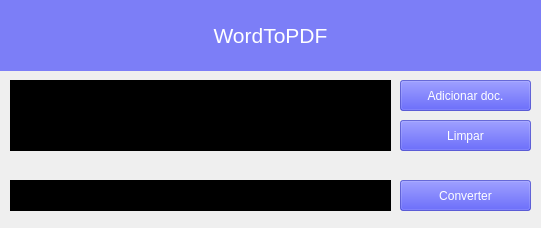
<?xml version="1.0" encoding="UTF-8"?>
<ui version="4.0">
 <class>designWord</class>
 <widget class="QWidget" name="designWord">
  <property name="geometry">
   <rect>
    <x>0</x>
    <y>0</y>
    <width>541</width>
    <height>228</height>
   </rect>
  </property>
  <property name="font">
   <font>
    <family>Segoe UI Historic</family>
   </font>
  </property>
  <property name="windowTitle">
   <string>WordToPDF</string>
  </property>
  <property name="styleSheet">
   <string notr="true">background-image: url(:/bgword/images/textureBg11.png);</string>
  </property>
  <widget class="QLabel" name="label">
   <property name="geometry">
    <rect>
     <x>0</x>
     <y>0</y>
     <width>541</width>
     <height>71</height>
    </rect>
   </property>
   <property name="font">
    <font>
     <family>Segoe UI Historic</family>
     <stylestrategy>PreferAntialias</stylestrategy>
    </font>
   </property>
   <property name="styleSheet">
    <string notr="true">background: transparent;
background-color: rgba(8, 12, 255, 0.5);</string>
   </property>
   <property name="text">
    <string>&lt;html&gt;&lt;head/&gt;&lt;body&gt;&lt;p&gt;&lt;span style=&quot; font-size:16pt; color:#ffffff;&quot;&gt;WordToPDF&lt;/span&gt;&lt;/p&gt;&lt;/body&gt;&lt;/html&gt;</string>
   </property>
   <property name="alignment">
    <set>Qt::AlignCenter</set>
   </property>
  </widget>
  <widget class="QPushButton" name="btnArquivo">
   <property name="geometry">
    <rect>
     <x>400</x>
     <y>80</y>
     <width>131</width>
     <height>31</height>
    </rect>
   </property>
   <property name="font">
    <font>
     <family>Segoe UI Historic</family>
     <pointsize>9</pointsize>
     <stylestrategy>PreferAntialias</stylestrategy>
    </font>
   </property>
   <property name="cursor">
    <cursorShape>PointingHandCursor</cursorShape>
   </property>
   <property name="whatsThis">
    <string/>
   </property>
   <property name="accessibleDescription">
    <string extracomment=" "/>
   </property>
   <property name="styleSheet">
    <string notr="true">background-color: rgba(8, 12, 255, 0.5);
color: rgb(255, 255, 255);</string>
   </property>
   <property name="text">
    <string>Adicionar doc.</string>
   </property>
  </widget>
  <widget class="QPushButton" name="btnClear">
   <property name="geometry">
    <rect>
     <x>400</x>
     <y>120</y>
     <width>131</width>
     <height>31</height>
    </rect>
   </property>
   <property name="font">
    <font>
     <family>Segoe UI Historic</family>
     <pointsize>9</pointsize>
     <stylestrategy>PreferAntialias</stylestrategy>
    </font>
   </property>
   <property name="cursor">
    <cursorShape>PointingHandCursor</cursorShape>
   </property>
   <property name="styleSheet">
    <string notr="true">background-color: rgba(8, 12, 255, 0.5);
color: rgb(255, 255, 255);</string>
   </property>
   <property name="text">
    <string>Limpar</string>
   </property>
  </widget>
  <widget class="QPushButton" name="btnConverter">
   <property name="geometry">
    <rect>
     <x>400</x>
     <y>180</y>
     <width>131</width>
     <height>31</height>
    </rect>
   </property>
   <property name="font">
    <font>
     <family>Segoe UI Historic</family>
     <pointsize>9</pointsize>
     <stylestrategy>PreferAntialias</stylestrategy>
    </font>
   </property>
   <property name="cursor">
    <cursorShape>PointingHandCursor</cursorShape>
   </property>
   <property name="styleSheet">
    <string notr="true">background-color: rgba(8, 12, 255, 0.5);
color: rgb(255, 255, 255);</string>
   </property>
   <property name="text">
    <string>Converter</string>
   </property>
  </widget>
  <widget class="QListWidget" name="listArquivos">
   <property name="geometry">
    <rect>
     <x>10</x>
     <y>80</y>
     <width>381</width>
     <height>71</height>
    </rect>
   </property>
   <property name="styleSheet">
    <string notr="true">background: transparent;
background-color: rgb(0, 0, 0);
color: rgb(255, 255, 255);</string>
   </property>
  </widget>
  <widget class="QLabel" name="label_2">
   <property name="geometry">
    <rect>
     <x>10</x>
     <y>180</y>
     <width>381</width>
     <height>31</height>
    </rect>
   </property>
   <property name="font">
    <font>
     <family>MS Shell Dlg 2</family>
     <pointsize>10</pointsize>
     <weight>9</weight>
     <italic>false</italic>
     <bold>false</bold>
    </font>
   </property>
   <property name="styleSheet">
    <string notr="true">background: transparent;
background-color: rgb(0, 0, 0);
color: rgb(255, 255, 255);
font: 75 10pt &quot;MS Shell Dlg 2&quot;;</string>
   </property>
   <property name="text">
    <string/>
   </property>
  </widget>
 </widget>
 <resources>
  <include location="BgWord.qrc"/>
 </resources>
 <connections/>
</ui>
